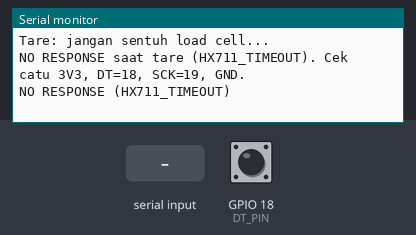
This sketch was run on a simulated ESP32. Parts: the last lines printed to the serial monitor. The test bench sets the inputs (shaded band); at power-on: GPIO 18 (DT_PIN) HIGH.

Above: at 3.7 s.
3.8 s: GPIO 18 (DT_PIN) pulled LOW for 0.15 s
At 4.8 s:
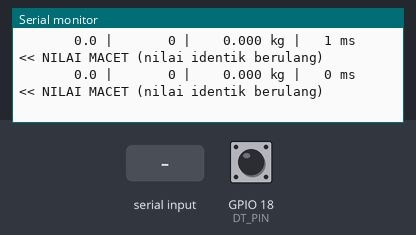
5.4 s: "p" received over Serial
At 6.7 s:
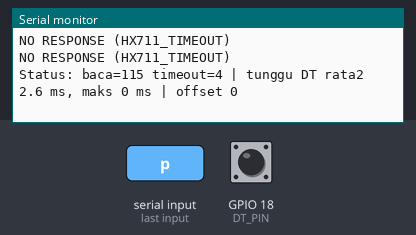
7.4 s: GPIO 18 (DT_PIN) pulled LOW for 1 s
At 9.0 s:
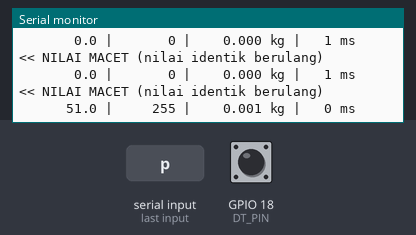
9.9 s: "P" received over Serial
At 11.2 s:
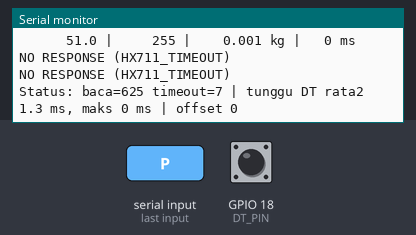
11.4 s: GPIO 18 (DT_PIN) pulsed LOW 5 times (0.12 s each, 0.3 s apart)
At 13.5 s:
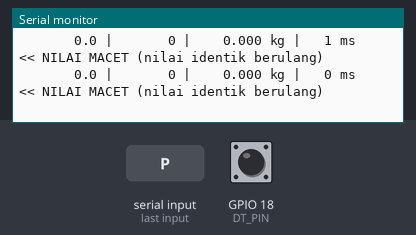
14.4 s: GPIO 18 (DT_PIN) driven LOW
At 15.0 s:
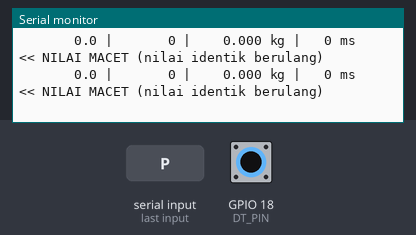
Timing chart, 0 to 17.4 s (numbered marks = the images above; inputs shaded):
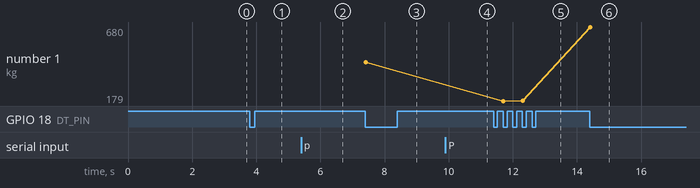

The sketch:

uji_hx711.ino
```cpp
// uji_hx711.ino  -  uji U6/U7: modul HX711 + load cell CZL 601 80 kg
// Board: "DOIT ESP32 DEVKIT V1" (atau "ESP32 Dev Module"), Arduino-ESP32 core 3.x, Serial Monitor 115200 baud.
// Tanpa library: pembacaan bit-bang sesuai alur §7.1 (24 bit, pulsa ke-25 = kanal A gain 128).
//
// SEBELUM MENYAMBUNG (U6):
//   1. Modul HX711 dicatu 3V3 (BUKAN 5 V), supaya level DT tidak melebihi batas GPIO.
//   2. Ukur E+ terhadap E- pada modul yang menyala; catat nilainya.
//   3. Kabel load cell menurut hasil ukur, BUKAN warna datasheet:
//        eksitasi = hitam dan putih  -> E+ / E-
//        sinyal   = merah dan hijau  -> A+ / A-
//      Polaritas belum diketahui: bila angka turun saat ditekan, tukar dua kabel sinyal (alur §7.5).
// Sambungan: GND-GND, VCC-3V3, DT-GPIO18, SCK-GPIO19.
//
// Perintah Serial: 't' = tare ulang, 'k' = rata-rata 10 sampel mentah, 'p' = cetak status.

#include <Arduino.h>

const uint8_t DT_PIN = 18, SCK_PIN = 19;
const unsigned long T_TUNGGU_HX711_MS = 1000;   // alur §3.2
const uint8_t T_TARE_SAMPEL = 10;               // alur §3.2
const uint8_t SAMPEL_RATA = 5;                  // ukuran buffer plateau, alur §3.1
const float SKALA_COUNTS_PER_KG = 53687.0f;     // nilai awal, alur §3.2 (diganti hasil kalibrasi)
const int32_t ADC_MAX = 8388607;                // alur §3.1
const float SATURASI_FRAKSI = 0.95f;
const uint16_t BATAS_MACET = 20;                // nilai identik berturut-turut dianggap macet

int32_t offsetRaw = 0;
int32_t rawTerakhir = 0;
uint16_t samaBerturut = 0;
unsigned long tungguMaks = 0, tungguTotal = 0;
unsigned long jumlahBaca = 0, jumlahTimeout = 0;

// Menunggu DT turun (data siap). Ini bagian yang memblokir (alur §5.7). Mengembalikan false bila timeout.
bool tungguSiap(unsigned long &lamaMs) {
  unsigned long t0 = millis();
  while (digitalRead(DT_PIN) == HIGH) {
    if (millis() - t0 >= T_TUNGGU_HX711_MS) { lamaMs = millis() - t0; return false; }
    yield();
  }
  lamaMs = millis() - t0;
  return true;
}

// Membaca 24 bit + 1 pulsa. SCK tinggi > 60 us membuat HX711 power-down, jadi interupsi dimatikan sebentar
// (25 pulsa x ~2 us). Lama tunggu DT dicatat untuk temuan A5.
bool bacaRaw(int32_t &raw) {
  unsigned long lama;
  bool siap = tungguSiap(lama);
  if (!siap) { jumlahTimeout++; return false; }
  jumlahBaca++;
  tungguTotal += lama;
  if (lama > tungguMaks) tungguMaks = lama;

  uint32_t v = 0;
  noInterrupts();
  for (uint8_t i = 0; i < 24; i++) {
    digitalWrite(SCK_PIN, HIGH);
    delayMicroseconds(1);
    v = (v << 1) | (uint32_t)digitalRead(DT_PIN);   // MSB lebih dulu
    digitalWrite(SCK_PIN, LOW);
    delayMicroseconds(1);
  }
  digitalWrite(SCK_PIN, HIGH);                       // pulsa ke-25: kanal A, gain 128 untuk bacaan berikutnya
  delayMicroseconds(1);
  digitalWrite(SCK_PIN, LOW);
  interrupts();

  if (v & 0x800000UL) v |= 0xFF000000UL;             // perluasan tanda dua-komplemen (alur §7.1 langkah 4)
  raw = (int32_t)v;
  return true;
}

// Rata-rata n sampel; juga mengembalikan selisih terkecil-terbesar sebagai gambaran noise.
bool rataRata(uint8_t n, float &rata, int32_t &mn, int32_t &mx) {
  int64_t jumlah = 0;
  mn = INT32_MAX; mx = INT32_MIN;
  for (uint8_t i = 0; i < n; i++) {
    int32_t r;
    if (!bacaRaw(r)) return false;
    jumlah += r;
    if (r < mn) mn = r;
    if (r > mx) mx = r;
    if (r == rawTerakhir) samaBerturut++; else samaBerturut = 0;
    rawTerakhir = r;
  }
  rata = (float)jumlah / n;
  return true;
}

void tare() {
  float r; int32_t mn, mx;
  Serial.println(F("Tare: jangan sentuh load cell..."));
  unsigned long t0 = millis();
  if (!rataRata(T_TARE_SAMPEL, r, mn, mx)) {
    Serial.println(F("NO RESPONSE saat tare (HX711_TIMEOUT). Cek catu 3V3, DT=18, SCK=19, GND."));
    return;
  }
  offsetRaw = (int32_t)r;
  Serial.printf("Offset = %ld counts (sebaran %ld), tare %lu ms\n", (long)offsetRaw, (long)(mx - mn), millis() - t0);
}

void status() {
  Serial.printf("Status: baca=%lu timeout=%lu | tunggu DT rata2 %.1f ms, maks %lu ms | offset %ld\n",
                jumlahBaca, jumlahTimeout, jumlahBaca ? (float)tungguTotal / jumlahBaca : 0.0f, tungguMaks,
                (long)offsetRaw);
}

void setup() {
  Serial.begin(115200);
  pinMode(DT_PIN, INPUT_PULLUP);   // DT terlepas terbaca HIGH -> timeout, bukan angka acak (uji X1)
  pinMode(SCK_PIN, OUTPUT);
  digitalWrite(SCK_PIN, LOW);      // SCK harus rendah supaya HX711 tidak power-down
  delay(1500);                      // tunggu sekali di setup()
  Serial.println(F("\n=== U7: UJI HX711 (DT=18, SCK=19, kanal A gain 128, 10 SPS) ==="));
  Serial.println(F("Kolom: raw rata-rata | sebaran 5 sampel | kg taksiran | tunggu DT maks"));
  tare();
}

void loop() {
  if (Serial.available()) {
    char c = Serial.read();
    if (c == 't' || c == 'T') tare();
    if (c == 'p' || c == 'P') status();
    if (c == 'k' || c == 'K') {
      float r; int32_t mn, mx;
      if (rataRata(10, r, mn, mx)) Serial.printf("k: rata-rata 10 sampel mentah = %.1f (sebaran %ld)\n", r, (long)(mx - mn));
    }
  }

  float r; int32_t mn, mx;
  tungguMaks = 0;
  if (!rataRata(SAMPEL_RATA, r, mn, mx)) {
    Serial.println(F("NO RESPONSE (HX711_TIMEOUT)"));
    return;
  }

  float kg = (r - offsetRaw) / SKALA_COUNTS_PER_KG;
  const char *catatan = "";
  if (fabsf(r) >= SATURASI_FRAKSI * ADC_MAX) catatan = "  << ADC_SATURASI";
  else if (samaBerturut >= BATAS_MACET) catatan = "  << NILAI MACET (nilai identik berulang)";

  Serial.printf("%10.1f | %7ld | %8.3f kg | %3lu ms%s\n", r, (long)(mx - mn), kg, tungguMaks, catatan);
}
```

Measured:
- after the input at 3.8 s, the serial monitor: prints a new line at once (image 1)
- after the input at 5.4 s, the serial monitor: prints a new line after 0.55 s (image 2)
- after the input at 7.4 s, the serial monitor: prints a new line at once (image 3)
- after the input at 9.9 s, the serial monitor: prints a new line after 0.50 s (image 4)
- after the input at 11.4 s, the serial monitor: prints a new line at once (image 5)
- after the input at 14.4 s, the serial monitor: prints a new line at once (image 6)
- plotted number 1: 443 → 180 after the input at 11.4 s, 180 → 680 after the input at 14.4 s
